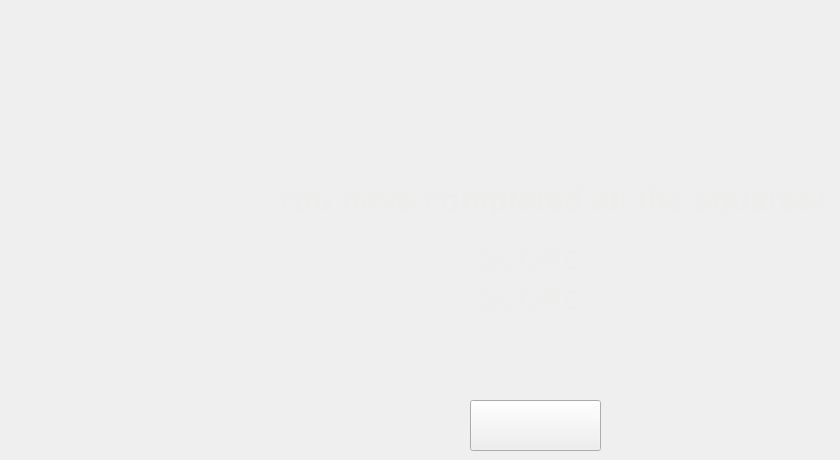
   <widget class="QWidget" name="prologue">
    <widget class="QLabel" name="surpriseLabel">
     <property name="geometry">
      <rect>
       <x>270</x>
       <y>160</y>
       <width>561</width>
       <height>81</height>
      </rect>
     </property>
     <property name="styleSheet">
      <string notr="true">font-size: 50px;</string>
     </property>
     <property name="text">
      <string>&lt;html&gt;&lt;head/&gt;&lt;body&gt;&lt;p align=&quot;center&quot;&gt;&lt;span style=&quot; font-size:24pt; font-weight:600; color:#eeeeec;&quot;&gt;You have completed all the squares!&lt;/span&gt;&lt;/p&gt;&lt;/body&gt;&lt;/html&gt;</string>
     </property>
     <property name="alignment">
      <set>Qt::AlignCenter</set>
     </property>
     <property name="wordWrap">
      <bool>true</bool>
     </property>
    </widget>
    <widget class="QPushButton" name="endGameButton">
     <property name="geometry">
      <rect>
       <x>470</x>
       <y>400</y>
       <width>131</width>
       <height>51</height>
      </rect>
     </property>
     <property name="styleSheet">
      <string notr="true">border-image: url(:/Pictures/endgame.png);</string>
     </property>
     <property name="text">
      <string/>
     </property>
    </widget>
    <widget class="QLabel" name="scrLbl">
     <property name="geometry">
      <rect>
       <x>310</x>
       <y>240</y>
       <width>441</width>
       <height>41</height>
      </rect>
     </property>
     <property name="text">
      <string>&lt;html&gt;&lt;head/&gt;&lt;body&gt;&lt;p align=&quot;center&quot;&gt;&lt;span style=&quot; font-size:22pt; color:#eeeeec;&quot;&gt;SCORE&lt;/span&gt;&lt;/p&gt;&lt;/body&gt;&lt;/html&gt;</string>
     </property>
     <property name="alignment">
      <set>Qt::AlignCenter</set>
     </property>
     <property name="wordWrap">
      <bool>true</bool>
     </property>
    </widget>
    <widget class="QLabel" name="scoreLabel">
     <property name="geometry">
      <rect>
       <x>310</x>
       <y>280</y>
       <width>441</width>
       <height>41</height>
      </rect>
     </property>
     <property name="text">
      <string>&lt;html&gt;&lt;head/&gt;&lt;body&gt;&lt;p align=&quot;center&quot;&gt;&lt;span style=&quot; font-size:22pt; color:#eeeeec;&quot;&gt;SCORE&lt;/span&gt;&lt;/p&gt;&lt;/body&gt;&lt;/html&gt;</string>
     </property>
     <property name="alignment">
      <set>Qt::AlignCenter</set>
     </property>
     <property name="wordWrap">
      <bool>true</bool>
     </property>
    </widget>
   </widget>
